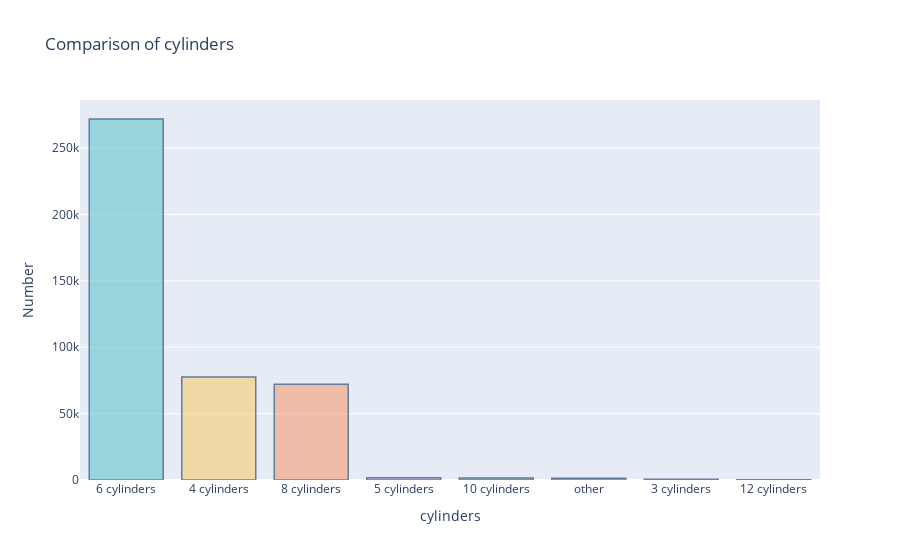

The cell this chart's notebook holds for it:
### Code cell
import plotly.colors
import pandas as pd
import plotly.express as px
import plotly.io as pio
import plotly.graph_objects as go


pastel_colors = plotly.colors.qualitative.Pastel

segment_counts = data['cylinders'].value_counts()

# Create a bar chart to compare segment counts
fig = go.Figure(data=[go.Bar(x=segment_counts.index, y=segment_counts.values,
                            marker=dict(color=pastel_colors))])

# Set the color of the Champions segment as a different color
champions_color = 'rgb(158, 202, 225)'
fig.update_traces(marker_color=[champions_color if segment == 'Champions' else pastel_colors[i]
                                for i, segment in enumerate(segment_counts.index)],
                  marker_line_color='rgb(8, 48, 107)',
                  marker_line_width=1.5, opacity=0.6)

# Update the layout
fig.update_layout(title='Comparison of cylinders',
                  xaxis_title='cylinders',
                  yaxis_title='Number',
                  showlegend=False)

fig.show()

### Figure 1 — Plotly figure (JSON) as saved in the notebook; plotly's stock layout.template omitted (floating-point values rounded to 4 significant figures)
{"data": [{"marker": {"color": ["rgb(102, 197, 204)", "rgb(246, 207, 113)", "rgb(248, 156, 116)", "rgb(220, 176, 242)", "rgb(135, 197, 95)", "rgb(158, 185, 243)", "rgb(254, 136, 177)", "rgb(201, 219, 116)"], "line": {"color": "rgb(8, 48, 107)", "width": 1.5}}, "opacity": 0.6, "type": "bar", "x": ["6 cylinders", "4 cylinders", "8 cylinders", "5 cylinders", "10 cylinders", "other", "3 cylinders", "12 cylinders"], "y": [271847, 77642, 72062, 1712, 1455, 1298, 655, 209]}], "layout": {"autosize": true, "showlegend": false, "title": {"text": "Comparison of cylinders"}, "xaxis": {"autorange": true, "range": [-0.5, 7.5], "title": {"text": "cylinders"}, "type": "category"}, "yaxis": {"autorange": true, "range": [0, 286200.0], "title": {"text": "Number"}, "type": "linear"}}}
